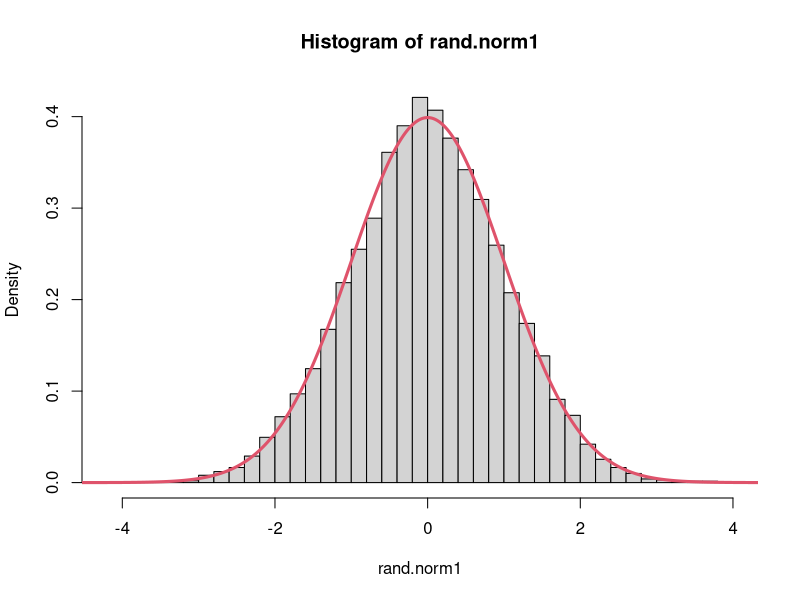
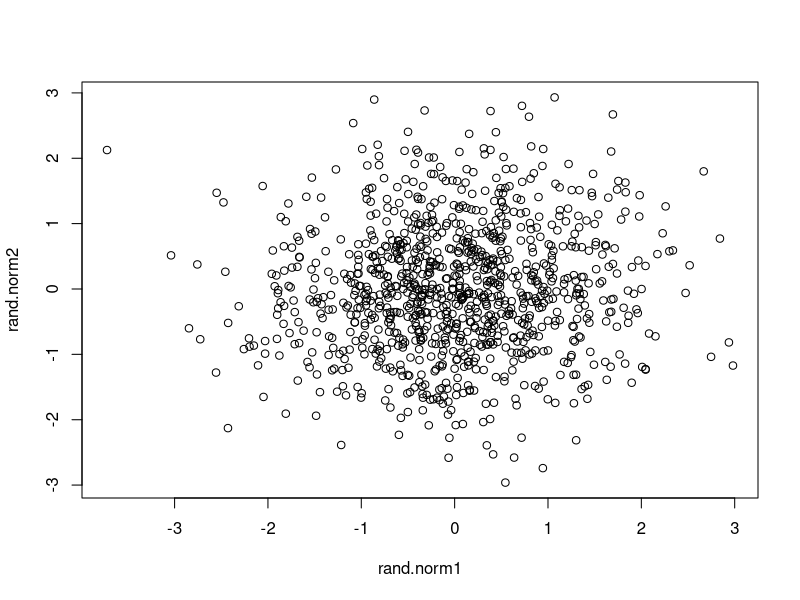
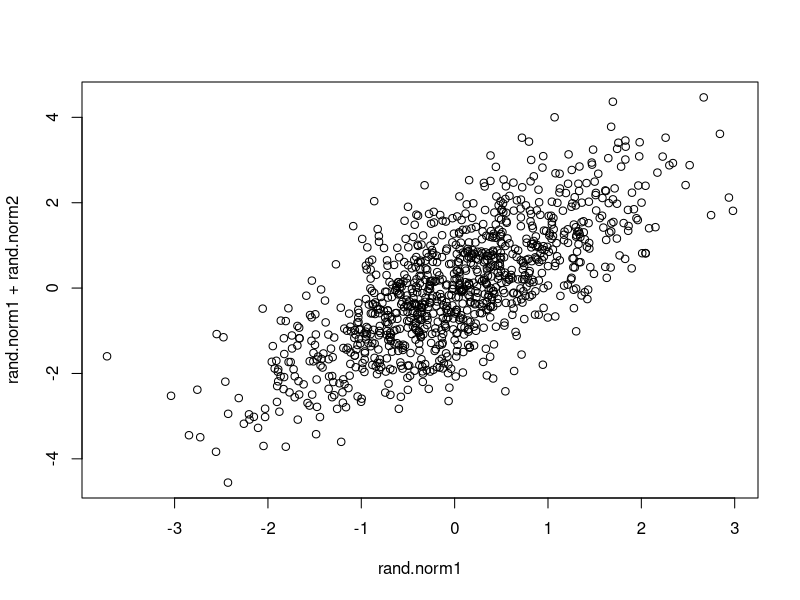
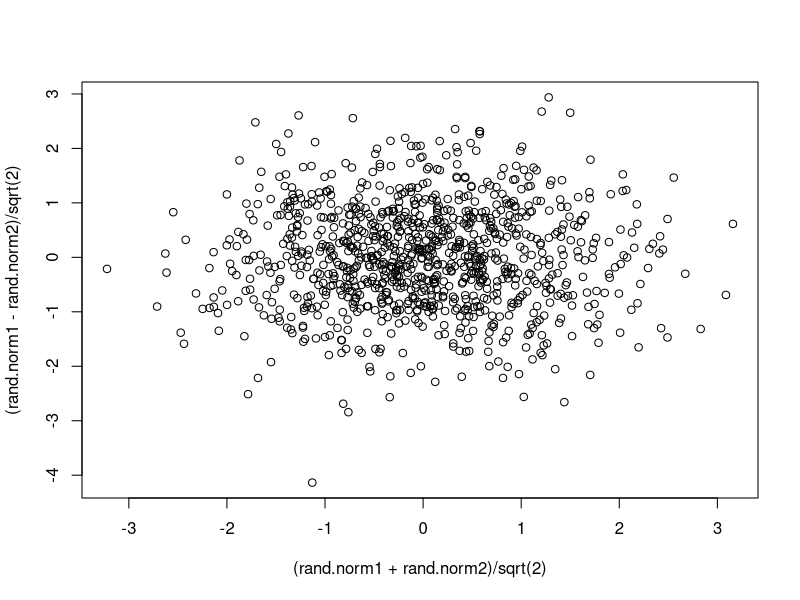

These figures' R source, in order:
rand.unif1 <- runif(10000)
rand.unif2 <- runif(10000)

rand.norm1 <- sqrt(-2 * log(rand.unif2)) * cos(2 * pi * rand.unif1)
rand.norm2 <- sqrt(-2 * log(rand.unif2)) * sin(2 * pi * rand.unif1)

# normal distribution

jpeg("normal.jpeg")
hist(rand.norm1, prob = TRUE, breaks = 30)
pts <- seq(-10, 10, by = 0.01)
norm.density <- dnorm(pts)
lines(pts, norm.density, col = 2, lwd = 3)
dev.off()

# normal combination

rand.norm1 <- rand.norm1[1:1000]
rand.norm2 <- rand.norm2[1:1000]

jpeg("multi1.jpeg")
plot(rand.norm1, rand.norm2)
dev.off()

jpeg("multi2.jpeg")
plot(rand.norm1, rand.norm1 + rand.norm2)
dev.off()

jpeg("multi3.jpeg")
plot((rand.norm1 + rand.norm2) / sqrt(2), (rand.norm1 - rand.norm2) / sqrt(2))
dev.off()



